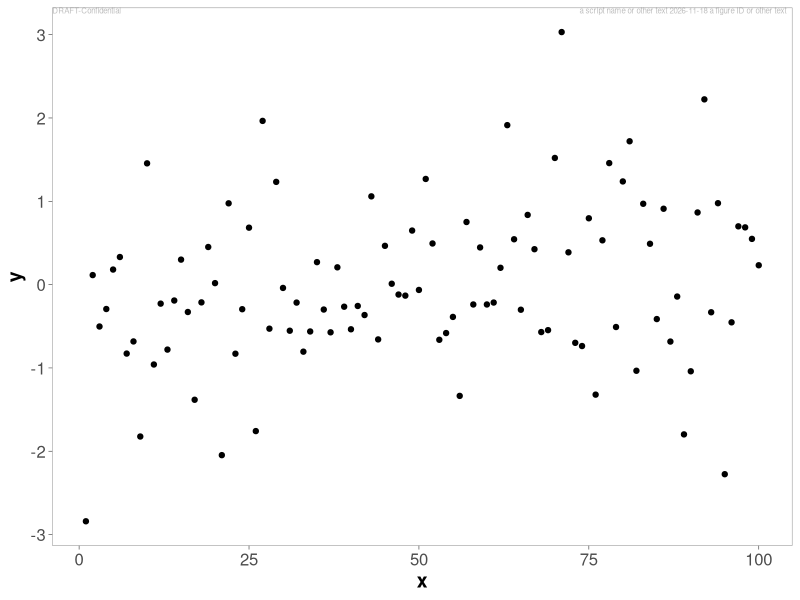

Recreate this plot in R.
#======================== Script  Information ==================================
#Created By AMDeines on 2019_07_17
#Loads common pacakges and helper functions, in particular for plotting and P&C watermarks
#Can be run as source
#this file should be added (and modified as needed to a given project)

#Standard libraries (needed to make this script run)
library(tidyverse) # plotting
library(lubridate) # Date formating
#library(extrafont) #https://github.com/wch/extrafont

#default timezone
TZ<-"America/Los_Angeles"


#Creates basic ggplot theme with blank background, black facet strips with white
#letters, Arial font, legend at bottom
expTheme<-theme_bw()+theme(panel.grid=element_blank(),
                          #text=element_text(family="Arial"),
                          legend.position="bottom",
                          strip.background=element_rect(fill="black"),
                          strip.text = element_text(colour = 'white',size=9,face="bold"),
                          axis.title=element_text(size=14,face="bold"),
                          axis.text = element_text(size = 12),  #axis text=9pt  
                          legend.text=element_text(size = 9), 
                          legend.title=element_text(size = 11),
                          panel.border = element_rect(fill = NA, 
                            colour = "grey50",size=.3),
                          axis.ticks = element_line(size = .2)
                           )#updated 20200117

#The standard text text of a confidential watermark 
pandCText = c("DRAFT-Confidential")


#A function that formats the P&CText to be added figure to a figure, including
#the name of the script from which it came and an identifier for the figure Note
#that this "new" P&C bit is a function that variably add the script name & figID
expPandC <- function(scpt=NULL,figID=NULL,is_date=NULL){
  #is_date should be a numeric of the same type as the x axis 
  XPOS<-c(-Inf,Inf)
  if(!is.null(is_date)) XPOS<-is_date
  data.frame(
    xpos = XPOS,
    ypos =  c(Inf,Inf),
    annotateText = c(pandCText,paste(scpt,Sys.Date(),figID,"  ")),
    hjustvar = c(0,1) ,
    vjustvar = c(1,1))
}

#Function that actually added the P&C watermark
expAnnotate<-function(...){
  geom_text(data = expPandC(...) , aes(x=xpos,y=ypos,hjust=hjustvar,
                vjust=vjustvar,label=annotateText),inherit.aes = FALSE,size = 2,
                color="grey")
}
# expAnnotate(scpt=NULL,figID=NULL,is_date=NULL)

# Example
ggplot(data=data.frame(x=1:100,y=rnorm(100)),aes(x,y))+
  geom_point()+
  expAnnotate(scpt="a script name or other text",
              figID="a figure ID or other text",is_date=NULL)+
  expTheme




#function that makes pretier log10 breaks on ggplot y axis 
log10_breaks <- function(n = 5){
    function(x) {
        10^pretty(log10(x), n = n)
    }
}
#see https://stackoverflow.com/questions/18479784/improve-poor-automatic-tick-position-choices-without-explicitly-specifying-break


#function to give the default ggplot color palette, if it's ever needed.
gg_color_hue <- function(n) {
  hues = seq(15, 375, length = n + 1)
  hcl(h = hues, l = 65, c = 100)[1:n]
}
#https://stackoverflow.com/questions/8197559/emulate-ggplot2-default-color-palette


#Note that for multipanel figures the prefered style is top left lower case in (a)


# A function to convert a date vector into factors, while maintaining the correct order  
date_to_factor<-function(date_seq,format="%Y%m%d"){
  df<-data.frame(dates=unique(date_seq))
  df$label<-format(df$dates,format=format)
  df$order<-order(df$dates)
  df$factor<-factor(df$label,levels=df$label[df$order],ordered=TRUE)
  df$factor[match(date_seq,df$dates)]
}
